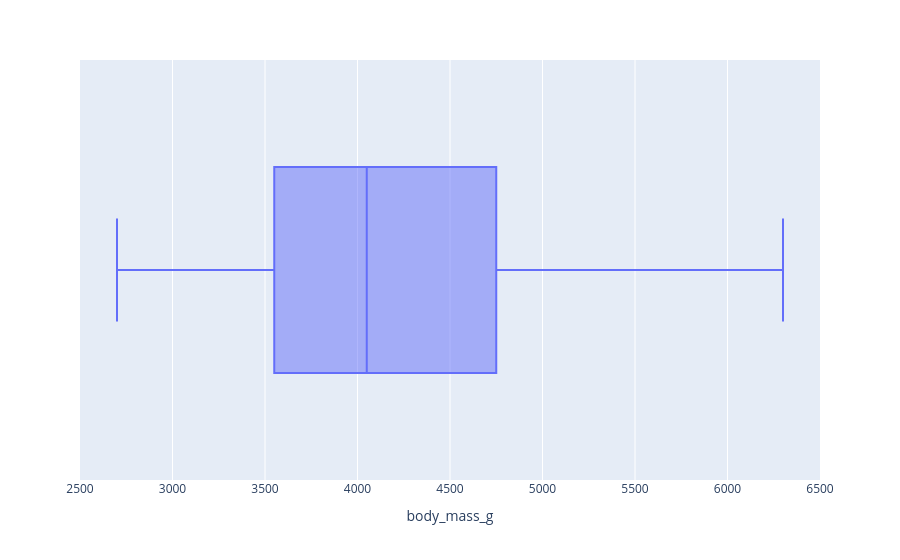

Notebook code for this chart:
### Code cell
px.box(df,x='body_mass_g')

### Figure 1 — Plotly figure (JSON) as saved in the notebook; plotly's stock layout.template omitted (floating-point values rounded to 4 significant figures; data arrays with more than 128 entries replaced by an {"elided": "..."} marker saying what was removed)
{"data": [{"alignmentgroup": "True", "hovertemplate": "body_mass_g=%{x}<extra></extra>", "legendgroup": "", "marker": {"color": "#636efa"}, "name": "", "notched": false, "offsetgroup": "", "orientation": "h", "showlegend": false, "type": "box", "x": {"elided": "344 float values"}, "x0": " ", "xaxis": "x", "y0": " ", "yaxis": "y"}], "layout": {"boxmode": "group", "legend": {"tracegroupgap": 0}, "margin": {"t": 60}, "xaxis": {"anchor": "y", "domain": [0, 1], "title": {"text": "body_mass_g"}}, "yaxis": {"anchor": "x", "domain": [0, 1]}}}
